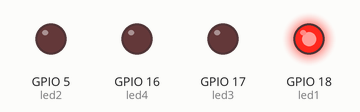
This program was run on a simulated ESP32. On the bench: output pins drawn as LEDs (lit = HIGH).

Above: at 0.05 s.
At 0.15 s:
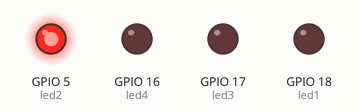
At 0.4 s:
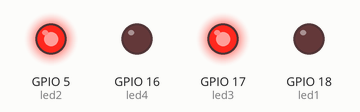
At 1.25 s:
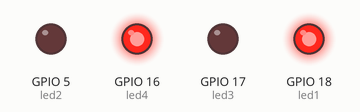
At 2.1 s:
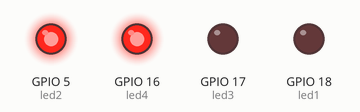
Timing chart, 0 to 3.0 s (numbered marks = the images above):
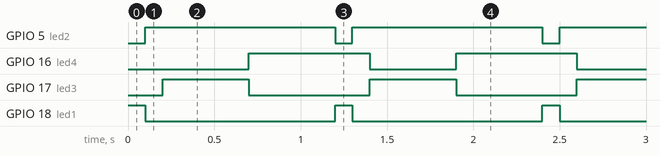

Measured:
- by itself, GPIO 5 (led2): alternates HIGH for 1.1 s and LOW for 0.10 s
- by itself, GPIO 16 (led4): alternates HIGH for 0.70 s and LOW for 0.50 s
- by itself, GPIO 17 (led3): alternates HIGH for 0.50 s and LOW for 0.70 s
- by itself, GPIO 18 (led1): alternates HIGH for 0.10 s and LOW for 1.1 s

The program:

main.cpp
```cpp
#include <Arduino.h>

//***********************************************NIVEL AVANZADO*******************************************

//------------------------------------------------------------------------------------------------------
/*Ejercicio 9: Secuencia de LEDs con botón
• Crea una secuencia de luces que avance cada vez que se
presione btn1.*/

/*const int ledPins[] = {18,5,17,16,4,0,2,15};
const int numLeds = sizeof(ledPins) / sizeof(ledPins[0]); // Calcula el número de LEDs
const int btn1 = 34;

int currentLed = 0; // Variable para almacenar el índice del LED actual en la secuencia

void setup() {

  for (int i = 0; i < numLeds; i++) {
    pinMode(ledPins[i], OUTPUT);
  }

  pinMode(btn1, INPUT_PULLUP);
}

// Función para avanzar la secuencia de luces
void avanzarSecuencia() {
  digitalWrite(ledPins[currentLed], LOW); // Apaga el LED actual
  currentLed = (currentLed + 1) % numLeds; // Avanza al siguiente LED
  digitalWrite(ledPins[currentLed], HIGH); // Enciende el siguiente LED
}

void loop() {
  int btnState = digitalRead(btn1);

  if (btnState == LOW) {
    avanzarSecuencia();
    delay(250);
  }
}*/

//-------------------------------------------------------------------------------------------------------
/*Ejercicio 10: Control de velocidad de parpadeo con dip switch
• Utiliza los dip switches sw1.1 a sw1.3 para controlar la velocidad
de parpadeo de led1, asignando distintas velocidades.*/

/*const int led1 = 18;
const int switchPins[] = {13, 12, 14};

void setup() {

  pinMode(led1, OUTPUT);

  for (int i = 0; i < 3; i++) {
    pinMode(switchPins[i], INPUT_PULLUP);
  }
}

void loop() {

  int switchStates = 0;
  for (int i = 0; i < 3; i++) {
    switchStates |= digitalRead(switchPins[i]) << i;
  }

  // Calcula el intervalo de parpadeo basado en el estado de los dip switches
  int blinkInterval = 500;
  if (switchStates == 1) {
    blinkInterval = 1000;
  } else if (switchStates == 2) {
    blinkInterval = 250;
  } else if (switchStates == 3) {
    blinkInterval = 100;
  }

  // Enciende y apaga el LED1 con la velocidad de parpadeo actual
  digitalWrite(led1, HIGH);
  delay(blinkInterval / 2);
  digitalWrite(led1, LOW);
  delay(blinkInterval / 2);
}*/

//-------------------------------------------------------------------------------------------------------
/*Ejercicio 11: Patrón de parpadeo de LEDs con dip switches
• Establece un patrón de parpadeo para los led1 a led8 basado en la combinación de estados
de sw1.1 a sw1.4. Por ejemplo, cada posición activa del switch puede representar un patrón diferente
(como parpadeo rápido, lento, secuencial, etc.).*/

/*const int ledPins[] = {18,5,17,16,4,0,2,15};
const int switchPins[] = {13,12,14,27};

void setup() {

  for (int i = 0; i < 8; i++) {
    pinMode(ledPins[i], OUTPUT);
  }

  for (int i = 0; i < 4; i++) {
    pinMode(switchPins[i], INPUT_PULLUP);
  }
}

// Funciones de patrones de parpadeo
void apagarLeds() {
  for (int i = 0; i < 8; i++) {
    digitalWrite(ledPins[i], LOW);
  }
}

void parpadeoRapido() {
  for (int i = 0; i < 8; i++) {
    digitalWrite(ledPins[i], HIGH);
    delay(100);
    digitalWrite(ledPins[i], LOW);
    delay(100);
  }
}

void parpadeoLento() {
  for (int i = 0; i < 8; i++) {
    digitalWrite(ledPins[i], HIGH);
    delay(500);
    digitalWrite(ledPins[i], LOW);
    delay(500);
  }
}

void secuencial() {
  for (int i = 0; i < 8; i++) {
    digitalWrite(ledPins[i], HIGH);
    delay(250);
    digitalWrite(ledPins[i], LOW);
  }
}

void loop() {
  // Lee el estado de los dip switches y ajusta el patrón de parpadeo
  int switchStates = 0;
  for (int i = 0; i < 4; i++) {
    switchStates |= digitalRead(switchPins[i]) << i;
  }

  // Aplica el patrón de parpadeo basado en la combinación de estados de los dip switches
  switch (switchStates) {
    case 0:  // Ningún switch está activo
      apagarLeds();
      break;
    case 1:  // Solo sw1.1 está activo
      parpadeoRapido();
      break;
    case 2:  // Solo sw1.2 está activo
      parpadeoLento();
      break;
    case 3:  // sw1.1 y sw1.2 están activos
      secuencial();
      break;
    // Define otros casos según el patrón de parpadeo que desees para otras combinaciones de switches
  }
}*/

//-------------------------------------------------------------------------------------------------------
/*Ejercicio 12: Medidor de pulsaciones
• Programa un contador de pulsaciones utilizando btn1. El número de pulsaciones debe mostrarse
en una secuencia de LEDs (por ejemplo, led5 a led8 donde cada LED representa una cantidad
de pulsaciones).*/

/*const int ledPins[] = {17, 16, 4, 0};
const int btn1 = 34;

int pulsaciones = 0; // Contador de pulsaciones

void setup() {

  for (int i = 0; i < 4; i++) {
    pinMode(ledPins[i], OUTPUT);
  }

  pinMode(btn1, INPUT_PULLUP);
}

void loop() {

  if (digitalRead(btn1) == LOW) {
    delay(50);
    if (digitalRead(btn1) == LOW) {
      pulsaciones++;

      for (int i = 0; i < 4; i++) {
        digitalWrite(ledPins[i], i < pulsaciones ? HIGH : LOW);
      }
    }
  }
}*/

//-------------------------------------------------------------------------------------------------------
/*Ejercicio 13: Contraseña con botones
• Implementa un sistema de contraseña usando btn1, btn2, y btn3 donde una secuencia específica
de pulsaciones activa led1. Si la secuencia es incorrecta, led2 debería encenderse.*/


//--------------------------------------------------------------------------------------------------------
/*Ejercicio 14: Aplicación de timers para control de LEDs
• Utiliza el temporizador del ESP32 para controlar el parpadeo de led1 a led4 sin usar la
función delay(), permitiendo que el programa ejecute otras tareas mientras los LEDs parpadean.*/

//--------------------------------------------------------------------------------------------------------
/*Ejercicio 15: Control de LEDs mediante comunicación serial
• Escribe un programa que reciba comandos a través del puerto serie para controlar los LEDs.
Por ejemplo, enviar '1' podría encender led1, '2' apagar led2, etc.*/

//-------------------------------------------------------------------------------------------------------
/*Ejercicio 16: Secuencia de luces de emergencia
• Simula luces de emergencia con los LEDs, donde led1 y led2 parpadean alternativamente en un
patrón rápido, mientras que led3 y led4 lo hacen en un patrón más lento.*/

const int led1 = 18;
const int led2 = 5;
const int led3 = 17;
const int led4 = 16;

void setup() {
  // Configura los pines de LED como salidas
  pinMode(led1, OUTPUT);
  pinMode(led2, OUTPUT);
  pinMode(led3, OUTPUT);
  pinMode(led4, OUTPUT);
}

void loop() {
  // Patrón rápido para led1 y led2 (parpadeo alternativo)
  digitalWrite(led1, HIGH);
  digitalWrite(led2, LOW);
  delay(100); // Tiempo de encendido para led1
  digitalWrite(led1, LOW);
  digitalWrite(led2, HIGH);
  delay(100); // Tiempo de encendido para led2

  // Patrón lento para led3 y led4
  digitalWrite(led3, HIGH);
  digitalWrite(led4, LOW);
  delay(500); // Tiempo de encendido para led3
  digitalWrite(led3, LOW);
  digitalWrite(led4, HIGH);
  delay(500); // Tiempo de encendido para led4
}
```
